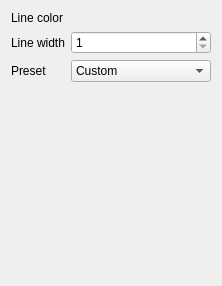
<?xml version="1.0" encoding="UTF-8"?>
<ui version="4.0">
 <class>VELineSettings</class>
 <widget class="QWidget" name="VELineSettings">
  <property name="geometry">
   <rect>
    <x>0</x>
    <y>0</y>
    <width>197</width>
    <height>286</height>
   </rect>
  </property>
  <property name="windowTitle">
   <string>Form</string>
  </property>
  <layout class="QGridLayout" name="gridLayout">
   <item row="0" column="1">
    <widget class="ColorLabel" name="lineColor">
     <property name="text">
      <string/>
     </property>
    </widget>
   </item>
   <item row="3" column="0" colspan="2">
    <spacer name="verticalSpacer">
     <property name="orientation">
      <enum>Qt::Vertical</enum>
     </property>
     <property name="sizeHint" stdset="0">
      <size>
       <width>20</width>
       <height>40</height>
      </size>
     </property>
    </spacer>
   </item>
   <item row="1" column="0">
    <widget class="QLabel" name="label_2">
     <property name="text">
      <string>Line width</string>
     </property>
    </widget>
   </item>
   <item row="0" column="0">
    <widget class="QLabel" name="label">
     <property name="text">
      <string>Line color</string>
     </property>
    </widget>
   </item>
   <item row="1" column="1">
    <widget class="QSpinBox" name="lineWidth">
     <property name="minimum">
      <number>1</number>
     </property>
     <property name="maximum">
      <number>200</number>
     </property>
     <property name="value">
      <number>1</number>
     </property>
    </widget>
   </item>
   <item row="2" column="0">
    <widget class="QLabel" name="label_3">
     <property name="text">
      <string>Preset</string>
     </property>
    </widget>
   </item>
   <item row="2" column="1">
    <widget class="QComboBox" name="comboBox">
     <item>
      <property name="text">
       <string>Custom</string>
      </property>
     </item>
     <item>
      <property name="text">
       <string>Brigade phaseline</string>
      </property>
     </item>
     <item>
      <property name="text">
       <string>Battalion phaseline</string>
      </property>
     </item>
     <item>
      <property name="text">
       <string>Company phaseline</string>
      </property>
     </item>
    </widget>
   </item>
  </layout>
 </widget>
 <customwidgets>
  <customwidget>
   <class>ColorLabel</class>
   <extends>QLabel</extends>
   <header>VectorEditor/colorlabel.h</header>
  </customwidget>
 </customwidgets>
 <resources/>
 <connections/>
</ui>
